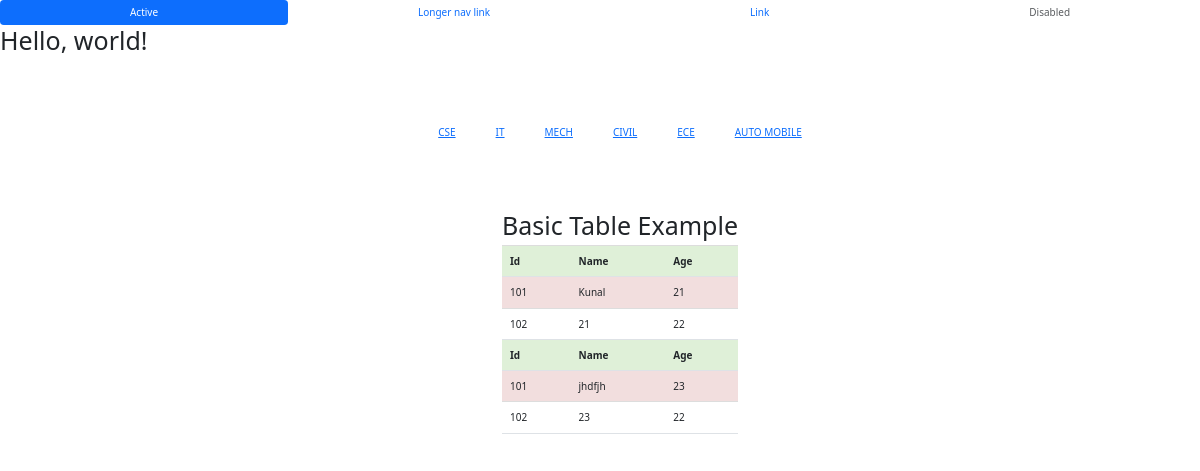
The app's page /filter/CSE with its own data.
### emps/models.py (models this page shows, shortened)
class Branch(models.Model):
    branch = models.CharField(max_length=222)
    def __str__(self):
        return self.branch

class Student(models.Model):
    name = models.CharField(max_length=222)
    age = models.PositiveIntegerField()
    branch = models.ForeignKey(Branch,on_delete=models.PROTECT)

### emps/views.py (the view)
# urls.py: path('filter/<str:branch>',views.filterbranch,name='filter'),
def filterbranch(request,branch):
    b = Branch.objects.get(branch=branch)
    data = Student.objects.filter(branch=b)
    dat=Branch.objects.all()
    return render(request,'show.html',{'data':data,'dat':dat})

### templates/show.html (shortened to what this page needs)
{% extends 'base.html' %}
{% block content %}
<div class="container">
    {% for b in dat %}
    <div class="branch">
        <a href="{% url 'filter' b %}">
            {{b.branch}}
        </a>
    </div>
        {% endfor %}
</div>
<div class="container">
<div class="table-responsive">
<div class="table-hover">
    <h1>Basic Table Example</h1>
  <table class="table "  >
    {% for i in data %}
    <tr class="success"><th>Id</th><th>Name</th><th>Age</th></tr>
    <tr class="danger"><td>101</td><td>{{i.name}}</td><td>{{i.age}}</td></tr>
    <tr class="success"></tr> <td>102</td><td>{{i.age}}</td><td>22</td></tr>
    <tr
    {% endfor %}
  </div>
</div>
</div>
{% endblock %}

### templates/show.html (style rules this page uses)
.container { display: flex; margin: 50px; justify-content: center; align-items: center; }
.branch { margin: 20px; cursor: pointer; }

### records on screen
Branch: branch "CSE"
Branch: branch "IT"
Branch: branch "MECH"
Branch: branch "CIVIL"
Branch: branch "ECE"
Branch: branch "AUTO MOBILE"
Student: name "Kunal", age "21"
Student: name "jhdfjh", age "23"
